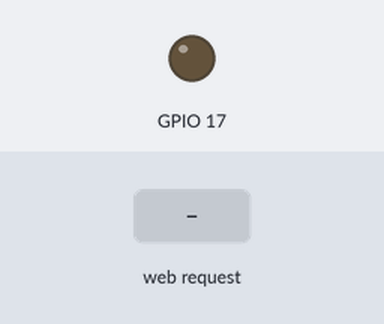
Bench run of a program on a simulated Raspberry Pi (BCM pin numbers). Parts: output pins drawn as LEDs (lit = HIGH). The test bench sets the inputs (shaded band).

Above: at 1.2 s.
1.3 s: HTTP request for / received
At 2.2 s:
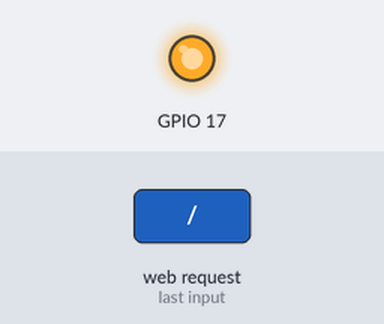
Timing chart, 0 to 4.3 s (numbered marks = the images above; inputs shaded):
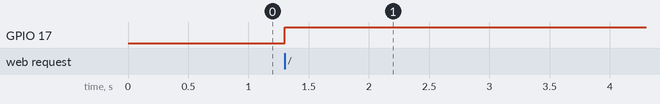

Measured:
- after the input at 1.3 s, GPIO 17: LOW → HIGH at once

The program:

blinkweb.py
```python
import RPi.GPIO as GPIO
import web

GPIO.setmode(GPIO.BCM)
GPIO.setup(17,GPIO.OUT)

urls = ('/(.*)', 'snap')
led_state = False
app = web.application(urls, globals())

class snap:
    def GET(self, status):
        global led_state
        response = '?'
        if not status:
            led_state = not led_state
            response = 'LED toggled!'
        else:
            if status == "on":
                led_state = True
                response = "LED turned ON!"
            elif status == "off":
                led_state = False
                response = "LED turned OFF!"
            else:
                response = 'Unknown command: ' + status + '!\n'
        GPIO.output(17,led_state)
        return response

if __name__ == "__main__":
    app.run()
```
